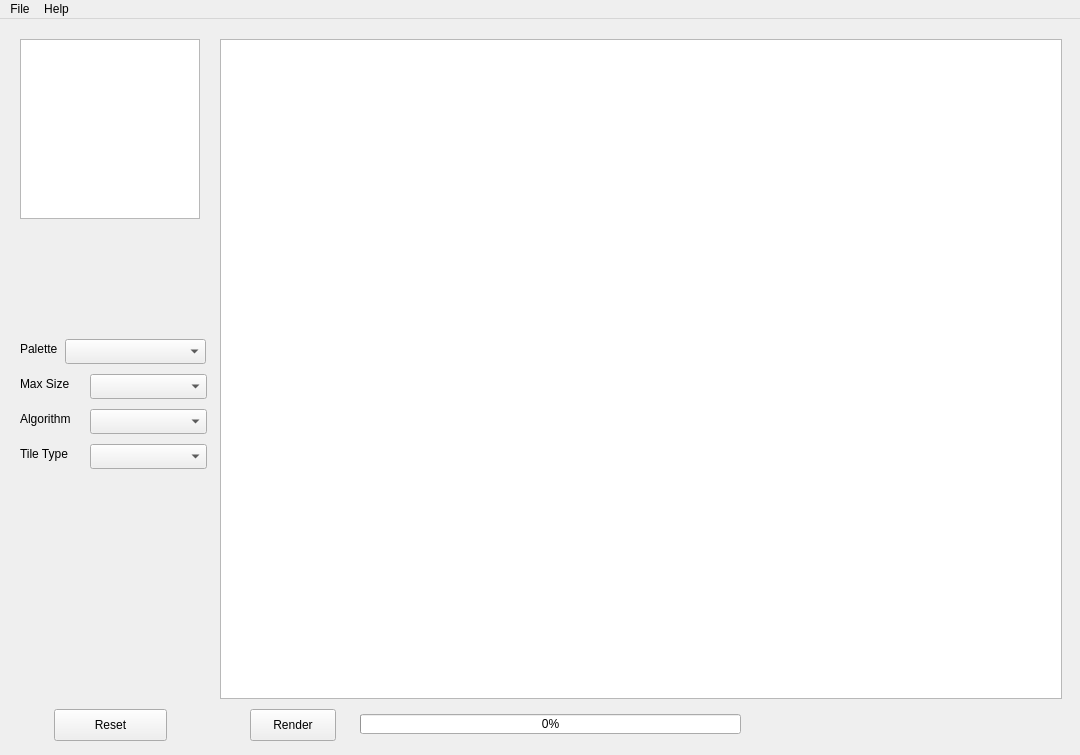
<?xml version="1.0" encoding="UTF-8"?>
<ui version="4.0">
 <class>MainWindow</class>
 <widget class="QMainWindow" name="MainWindow">
  <property name="geometry">
   <rect>
    <x>0</x>
    <y>0</y>
    <width>1080</width>
    <height>755</height>
   </rect>
  </property>
  <property name="sizePolicy">
   <sizepolicy hsizetype="Minimum" vsizetype="Minimum">
    <horstretch>0</horstretch>
    <verstretch>0</verstretch>
   </sizepolicy>
  </property>
  <property name="minimumSize">
   <size>
    <width>1080</width>
    <height>750</height>
   </size>
  </property>
  <property name="maximumSize">
   <size>
    <width>4000</width>
    <height>3000</height>
   </size>
  </property>
  <property name="windowTitle">
   <string>Image2Mosaic</string>
  </property>
  <property name="autoFillBackground">
   <bool>true</bool>
  </property>
  <property name="styleSheet">
   <string notr="true"/>
  </property>
  <widget class="QWidget" name="centralwidget">
   <widget class="QGraphicsView" name="mosaicView">
    <property name="geometry">
     <rect>
      <x>220</x>
      <y>20</y>
      <width>842</width>
      <height>660</height>
     </rect>
    </property>
    <property name="sizePolicy">
     <sizepolicy hsizetype="Minimum" vsizetype="Minimum">
      <horstretch>0</horstretch>
      <verstretch>0</verstretch>
     </sizepolicy>
    </property>
    <property name="minimumSize">
     <size>
      <width>842</width>
      <height>660</height>
     </size>
    </property>
    <property name="maximumSize">
     <size>
      <width>16777215</width>
      <height>16777215</height>
     </size>
    </property>
    <property name="verticalScrollBarPolicy">
     <enum>Qt::ScrollBarPolicy::ScrollBarAlwaysOff</enum>
    </property>
    <property name="horizontalScrollBarPolicy">
     <enum>Qt::ScrollBarPolicy::ScrollBarAlwaysOff</enum>
    </property>
   </widget>
   <widget class="CImageDropView" name="sourceImageView">
    <property name="geometry">
     <rect>
      <x>20</x>
      <y>20</y>
      <width>180</width>
      <height>180</height>
     </rect>
    </property>
    <property name="sizePolicy">
     <sizepolicy hsizetype="Fixed" vsizetype="Fixed">
      <horstretch>0</horstretch>
      <verstretch>0</verstretch>
     </sizepolicy>
    </property>
    <property name="verticalScrollBarPolicy">
     <enum>Qt::ScrollBarPolicy::ScrollBarAlwaysOff</enum>
    </property>
    <property name="horizontalScrollBarPolicy">
     <enum>Qt::ScrollBarPolicy::ScrollBarAlwaysOff</enum>
    </property>
   </widget>
   <widget class="QLabel" name="pixelLabel">
    <property name="geometry">
     <rect>
      <x>20</x>
      <y>200</y>
      <width>181</width>
      <height>20</height>
     </rect>
    </property>
    <property name="text">
     <string/>
    </property>
    <property name="alignment">
     <set>Qt::AlignmentFlag::AlignCenter</set>
    </property>
   </widget>
   <widget class="QLabel" name="mosaicLabel">
    <property name="geometry">
     <rect>
      <x>760</x>
      <y>695</y>
      <width>301</width>
      <height>20</height>
     </rect>
    </property>
    <property name="text">
     <string/>
    </property>
    <property name="alignment">
     <set>Qt::AlignmentFlag::AlignCenter</set>
    </property>
   </widget>
   <widget class="QComboBox" name="paletteComboBox">
    <property name="geometry">
     <rect>
      <x>65</x>
      <y>320</y>
      <width>141</width>
      <height>25</height>
     </rect>
    </property>
   </widget>
   <widget class="QLabel" name="paletteLabel">
    <property name="geometry">
     <rect>
      <x>20</x>
      <y>320</y>
      <width>91</width>
      <height>20</height>
     </rect>
    </property>
    <property name="text">
     <string>Palette</string>
    </property>
    <property name="alignment">
     <set>Qt::AlignmentFlag::AlignLeading|Qt::AlignmentFlag::AlignLeft|Qt::AlignmentFlag::AlignVCenter</set>
    </property>
   </widget>
   <widget class="QSliderPlus" name="brightSlider" native="true">
    <property name="geometry">
     <rect>
      <x>16</x>
      <y>220</y>
      <width>190</width>
      <height>50</height>
     </rect>
    </property>
   </widget>
   <widget class="QPushButton" name="resetButton">
    <property name="geometry">
     <rect>
      <x>54</x>
      <y>690</y>
      <width>113</width>
      <height>32</height>
     </rect>
    </property>
    <property name="text">
     <string>Reset</string>
    </property>
   </widget>
   <widget class="QSliderPlus" name="redSlider" native="true">
    <property name="geometry">
     <rect>
      <x>16</x>
      <y>455</y>
      <width>190</width>
      <height>50</height>
     </rect>
    </property>
   </widget>
   <widget class="QSliderPlus" name="greenSlider" native="true">
    <property name="geometry">
     <rect>
      <x>16</x>
      <y>500</y>
      <width>190</width>
      <height>50</height>
     </rect>
    </property>
   </widget>
   <widget class="QSliderPlus" name="mixSlider" native="true">
    <property name="geometry">
     <rect>
      <x>16</x>
      <y>590</y>
      <width>190</width>
      <height>50</height>
     </rect>
    </property>
   </widget>
   <widget class="QSliderPlus" name="blueSlider" native="true">
    <property name="geometry">
     <rect>
      <x>16</x>
      <y>545</y>
      <width>190</width>
      <height>50</height>
     </rect>
    </property>
   </widget>
   <widget class="QLabel" name="countLabel">
    <property name="geometry">
     <rect>
      <x>830</x>
      <y>720</y>
      <width>171</width>
      <height>16</height>
     </rect>
    </property>
    <property name="text">
     <string/>
    </property>
    <property name="alignment">
     <set>Qt::AlignmentFlag::AlignCenter</set>
    </property>
   </widget>
   <widget class="QSliderPlus" name="contrastSlider" native="true">
    <property name="geometry">
     <rect>
      <x>16</x>
      <y>265</y>
      <width>190</width>
      <height>50</height>
     </rect>
    </property>
   </widget>
   <widget class="QSliderPlus" name="randomSlider" native="true">
    <property name="geometry">
     <rect>
      <x>16</x>
      <y>635</y>
      <width>190</width>
      <height>50</height>
     </rect>
    </property>
   </widget>
   <widget class="QLabel" name="sizeLabel">
    <property name="geometry">
     <rect>
      <x>20</x>
      <y>355</y>
      <width>56</width>
      <height>20</height>
     </rect>
    </property>
    <property name="text">
     <string>Max Size</string>
    </property>
   </widget>
   <widget class="QComboBox" name="sizeComboBox">
    <property name="geometry">
     <rect>
      <x>90</x>
      <y>355</y>
      <width>117</width>
      <height>25</height>
     </rect>
    </property>
   </widget>
   <widget class="QLabel" name="algoLabel">
    <property name="geometry">
     <rect>
      <x>20</x>
      <y>390</y>
      <width>59</width>
      <height>20</height>
     </rect>
    </property>
    <property name="text">
     <string>Algorithm</string>
    </property>
   </widget>
   <widget class="QComboBox" name="algoComboBox">
    <property name="geometry">
     <rect>
      <x>90</x>
      <y>390</y>
      <width>117</width>
      <height>25</height>
     </rect>
    </property>
   </widget>
   <widget class="QLabel" name="tileLabel">
    <property name="geometry">
     <rect>
      <x>20</x>
      <y>425</y>
      <width>56</width>
      <height>20</height>
     </rect>
    </property>
    <property name="text">
     <string>Tile Type</string>
    </property>
   </widget>
   <widget class="QComboBox" name="tileComboBox">
    <property name="geometry">
     <rect>
      <x>90</x>
      <y>425</y>
      <width>117</width>
      <height>25</height>
     </rect>
    </property>
   </widget>
   <widget class="QPushButton" name="renderButton">
    <property name="geometry">
     <rect>
      <x>250</x>
      <y>690</y>
      <width>86</width>
      <height>32</height>
     </rect>
    </property>
    <property name="sizePolicy">
     <sizepolicy hsizetype="Fixed" vsizetype="Fixed">
      <horstretch>0</horstretch>
      <verstretch>0</verstretch>
     </sizepolicy>
    </property>
    <property name="text">
     <string>Render</string>
    </property>
   </widget>
   <widget class="QProgressBar" name="progressBar">
    <property name="geometry">
     <rect>
      <x>360</x>
      <y>695</y>
      <width>381</width>
      <height>20</height>
     </rect>
    </property>
    <property name="value">
     <number>0</number>
    </property>
   </widget>
  </widget>
  <widget class="QMenuBar" name="menubar">
   <property name="geometry">
    <rect>
     <x>0</x>
     <y>0</y>
     <width>1080</width>
     <height>24</height>
    </rect>
   </property>
   <widget class="QMenu" name="menuFile">
    <property name="title">
     <string>File</string>
    </property>
    <addaction name="actionLoad_Image"/>
    <addaction name="actionSave_Mosaic"/>
    <addaction name="actionExport_CSV"/>
    <addaction name="actionImport_CSV"/>
    <addaction name="separator"/>
    <addaction name="actionImport_Palette"/>
    <addaction name="separator"/>
    <addaction name="actionPreferences_2"/>
   </widget>
   <widget class="QMenu" name="menuHelp">
    <property name="title">
     <string>Help</string>
    </property>
    <addaction name="actionAboutQt"/>
    <addaction name="actionAbout"/>
   </widget>
   <addaction name="menuFile"/>
   <addaction name="menuHelp"/>
  </widget>
  <action name="actionLoad_Image">
   <property name="text">
    <string>Load Image</string>
   </property>
   <property name="toolTip">
    <string>Load Image</string>
   </property>
  </action>
  <action name="actionSave_Mosaic">
   <property name="text">
    <string>Save Mosaic</string>
   </property>
  </action>
  <action name="actionImport_Palette">
   <property name="text">
    <string>Import Palette</string>
   </property>
  </action>
  <action name="actionExport_CSV">
   <property name="text">
    <string>Export CSV</string>
   </property>
  </action>
  <action name="actionPreferences">
   <property name="text">
    <string>Preferences</string>
   </property>
  </action>
  <action name="actionQuit">
   <property name="text">
    <string>Quit</string>
   </property>
  </action>
  <action name="actionUser_Manual">
   <property name="text">
    <string>User Manual</string>
   </property>
  </action>
  <action name="actionAboutQt">
   <property name="text">
    <string>About Qt</string>
   </property>
  </action>
  <action name="actionAbout">
   <property name="text">
    <string>About</string>
   </property>
  </action>
  <action name="actionPreferences_2">
   <property name="text">
    <string>Preferences</string>
   </property>
  </action>
  <action name="actionImport_CSV">
   <property name="text">
    <string>Import CSV</string>
   </property>
  </action>
 </widget>
 <customwidgets>
  <customwidget>
   <class>QSliderPlus</class>
   <extends>QWidget</extends>
   <header>qsliderplus.h</header>
   <container>1</container>
  </customwidget>
  <customwidget>
   <class>CImageDropView</class>
   <extends>QGraphicsView</extends>
   <header location="global">cimagedropview.h</header>
  </customwidget>
 </customwidgets>
 <resources/>
 <connections/>
</ui>
